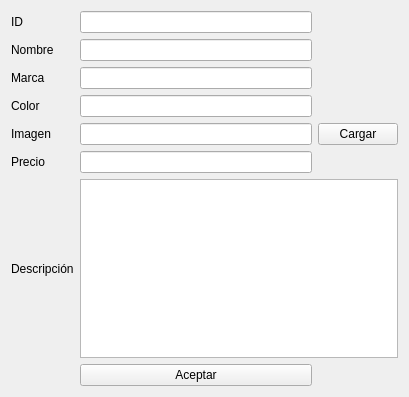
<?xml version="1.0" encoding="UTF-8"?>
<ui version="4.0">
 <class>Form</class>
 <widget class="QWidget" name="Form">
  <property name="geometry">
   <rect>
    <x>0</x>
    <y>0</y>
    <width>409</width>
    <height>397</height>
   </rect>
  </property>
  <property name="windowTitle">
   <string>Formulario</string>
  </property>
  <layout class="QGridLayout" name="gridLayout">
   <item row="0" column="0">
    <widget class="QLabel" name="label">
     <property name="text">
      <string>ID</string>
     </property>
    </widget>
   </item>
   <item row="1" column="0">
    <widget class="QLabel" name="label_2">
     <property name="text">
      <string>Nombre</string>
     </property>
    </widget>
   </item>
   <item row="1" column="1">
    <widget class="QLineEdit" name="nombre"/>
   </item>
   <item row="2" column="0">
    <widget class="QLabel" name="label_3">
     <property name="text">
      <string>Marca</string>
     </property>
    </widget>
   </item>
   <item row="3" column="0">
    <widget class="QLabel" name="label_4">
     <property name="text">
      <string>Color</string>
     </property>
    </widget>
   </item>
   <item row="4" column="0">
    <widget class="QLabel" name="label_5">
     <property name="text">
      <string>Imagen</string>
     </property>
    </widget>
   </item>
   <item row="4" column="1">
    <widget class="QLineEdit" name="imagen"/>
   </item>
   <item row="4" column="2">
    <widget class="QPushButton" name="cargar">
     <property name="text">
      <string>Cargar</string>
     </property>
    </widget>
   </item>
   <item row="6" column="0">
    <widget class="QLabel" name="label_6">
     <property name="text">
      <string>Descripción</string>
     </property>
    </widget>
   </item>
   <item row="6" column="1" colspan="2">
    <widget class="QTextEdit" name="descripcion"/>
   </item>
   <item row="2" column="1">
    <widget class="QLineEdit" name="marca"/>
   </item>
   <item row="3" column="1">
    <widget class="QLineEdit" name="color"/>
   </item>
   <item row="0" column="1">
    <widget class="QLineEdit" name="id"/>
   </item>
   <item row="7" column="1">
    <widget class="QPushButton" name="agregar">
     <property name="text">
      <string>Aceptar</string>
     </property>
    </widget>
   </item>
   <item row="5" column="1">
    <widget class="QLineEdit" name="precio"/>
   </item>
   <item row="5" column="0">
    <widget class="QLabel" name="label_7">
     <property name="text">
      <string>Precio</string>
     </property>
    </widget>
   </item>
  </layout>
 </widget>
 <tabstops>
  <tabstop>id</tabstop>
  <tabstop>nombre</tabstop>
  <tabstop>marca</tabstop>
  <tabstop>color</tabstop>
  <tabstop>imagen</tabstop>
  <tabstop>cargar</tabstop>
  <tabstop>precio</tabstop>
  <tabstop>descripcion</tabstop>
  <tabstop>agregar</tabstop>
 </tabstops>
 <resources/>
 <connections/>
</ui>
